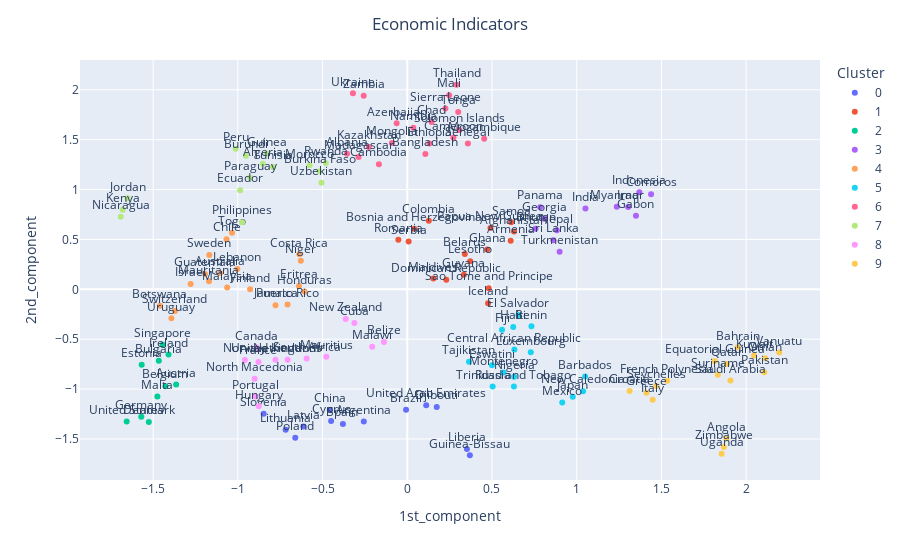
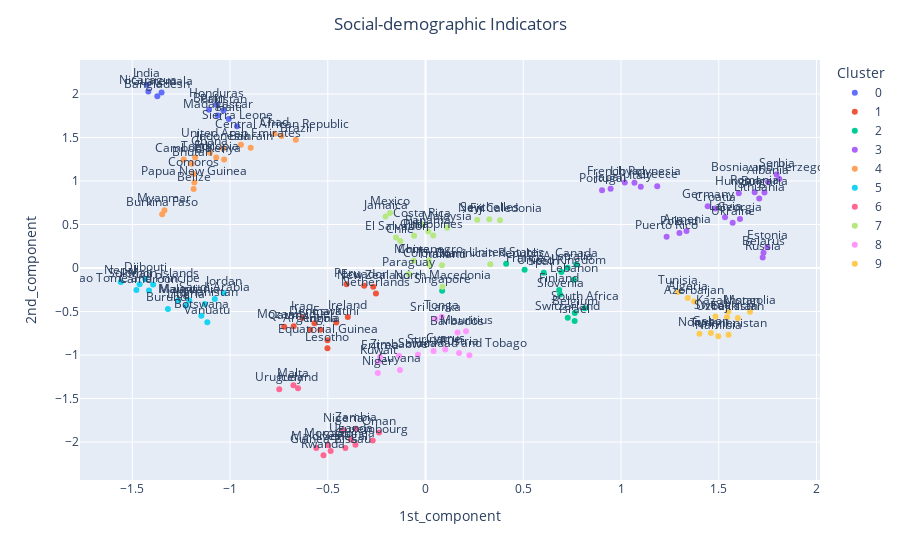
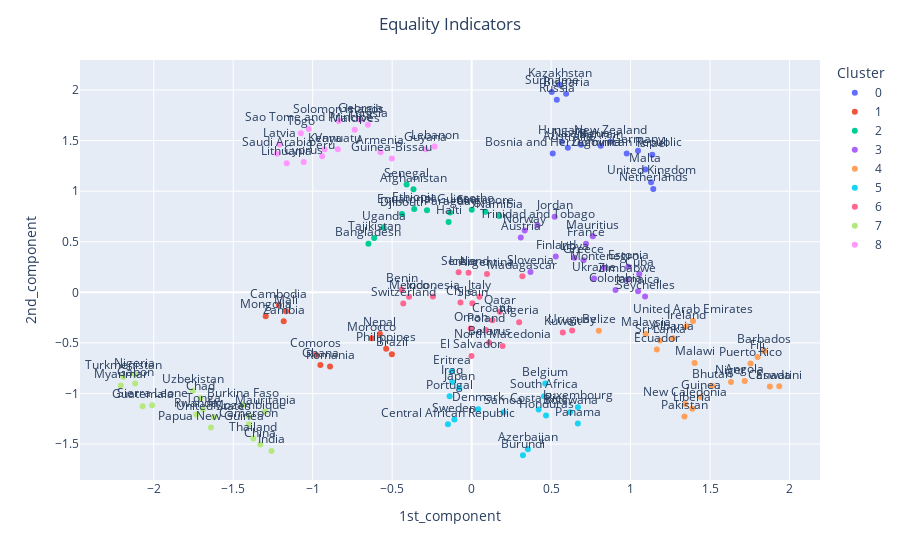
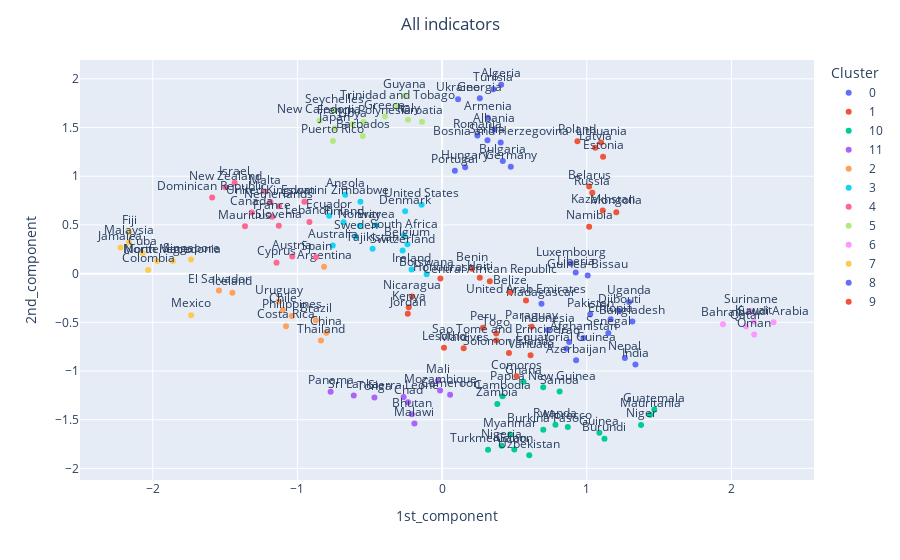

Here is the notebook cell these charts were saved with, in order:
### Code cell
comp_dict = {}

for ind in ind_dict:
    df_norm = df_dict[ind]

    # Apply the TSNE chosen for that indicator
    df_tsne = pd.DataFrame(tsne_dict[ind].fit_transform(df_norm))

    # Scale the result
    scaled_df = pd.DataFrame(StandardScaler().fit_transform(df_tsne), index = df_norm.index, columns = [col_1comp, col_2comp])
    
    # Apply Affinity Propagation
    affinity = afprop_dict[ind].fit(scaled_df)

    # Update the DataFrame with the resulting Cluster labels
    labels_affinity = affinity.labels_
    df_dict[ind].loc[:, col_cluster] = labels_affinity
    scaled_df[col_cluster] = labels_affinity
    scaled_df[col_cluster] = scaled_df[col_cluster].astype(str)

    display(scaled_df)
    comp_dict[ind] = scaled_df

    # Show the resulting chart
    fig = px.scatter(scaled_df, x = col_1comp, y = col_2comp, text = scaled_df.index, size_max=100, color=col_cluster, category_orders={col_cluster: sort(list(set(scaled_df.loc[:, col_cluster])))})
    fig.update_layout(title_text=ind, title_x=0.5)
    fig.update_traces(textposition='top center')
    fig.show()

### Figure 1 — Plotly figure (JSON) as saved in the notebook; plotly's stock layout.template omitted (floating-point values rounded to 4 significant figures)
{"data": [{"hovertemplate": "Cluster=0<br>1st_component=%{x}<br>2nd_component=%{y}<br>Country=%{text}<extra></extra>", "legendgroup": "0", "marker": {"color": "#636efa", "symbol": "circle"}, "mode": "markers+text", "name": "0", "orientation": "v", "showlegend": true, "text": ["Argentina", "Brazil", "China", "Cyprus", "Djibouti", "Guinea-Bissau", "Latvia", "Liberia", "Lithuania", "Poland", "Slovenia", "Spain", "United Arab Emirates"], "textposition": "top center", "type": "scatter", "x": [-0.2565, -0.007166, -0.4571, -0.4495, 0.1739, 0.3695, -0.6133, 0.352, -0.7177, -0.6609, -0.8477, -0.3798, 0.1119], "xaxis": "x", "y": [-1.326, -1.208, -1.209, -1.321, -1.181, -1.663, -1.376, -1.6, -1.407, -1.487, -1.248, -1.351, -1.161], "yaxis": "y"}, {"hovertemplate": "Cluster=1<br>1st_component=%{x}<br>2nd_component=%{y}<br>Country=%{text}<extra></extra>", "legendgroup": "1", "marker": {"color": "#EF553B", "symbol": "circle"}, "mode": "markers+text", "name": "1", "orientation": "v", "showlegend": true, "text": ["Afghanistan", "Armenia", "Belarus", "Bosnia and Herzegovina", "Colombia", "Dominican Republic", "Ghana", "Guyana", "Iceland", "Lesotho", "Maldives", "Papua New Guinea", "Romania", "Samoa", "Sao Tome and Principe", "Serbia"], "textposition": "top center", "type": "scatter", "x": [0.6298, 0.6103, 0.3397, 0.04169, 0.1273, 0.2303, 0.4716, 0.334, 0.4769, 0.3715, 0.154, 0.4911, -0.05269, 0.6132, 0.4807, 0.008102], "xaxis": "x", "y": [0.5785, 0.4858, 0.3552, 0.6066, 0.6873, 0.0961, 0.3995, 0.1469, -0.1389, 0.2825, 0.108, 0.614, 0.4976, 0.6723, 0.01106, 0.4798], "yaxis": "y"}, {"hovertemplate": "Cluster=2<br>1st_component=%{x}<br>2nd_component=%{y}<br>Country=%{text}<extra></extra>", "legendgroup": "2", "marker": {"color": "#00cc96", "symbol": "circle"}, "mode": "markers+text", "name": "2", "orientation": "v", "showlegend": true, "text": ["Austria", "Belgium", "Bulgaria", "Denmark", "Estonia", "Germany", "Ireland", "Malta", "Singapore", "United States"], "textposition": "top center", "type": "scatter", "x": [-1.364, -1.427, -1.466, -1.525, -1.567, -1.57, -1.409, -1.475, -1.443, -1.656], "xaxis": "x", "y": [-0.9532, -0.9713, -0.7168, -1.329, -0.7571, -1.277, -0.6539, -1.075, -0.5545, -1.326], "yaxis": "y"}, {"hovertemplate": "Cluster=3<br>1st_component=%{x}<br>2nd_component=%{y}<br>Country=%{text}<extra></extra>", "legendgroup": "3", "marker": {"color": "#ab63fa", "symbol": "circle"}, "mode": "markers+text", "name": "3", "orientation": "v", "showlegend": true, "text": ["Bhutan", "Comoros", "Gabon", "Georgia", "India", "Indonesia", "Iraq", "Myanmar", "Nepal", "Panama", "Sri Lanka", "Turkmenistan"], "textposition": "top center", "type": "scatter", "x": [0.757, 1.439, 1.35, 0.8091, 1.052, 1.37, 1.304, 1.236, 0.8828, 0.7845, 0.8624, 0.8991], "xaxis": "x", "y": [0.6081, 0.9538, 0.7381, 0.7086, 0.8092, 0.9743, 0.8243, 0.8272, 0.591, 0.823, 0.4922, 0.3767], "yaxis": "y"}, {"hovertemplate": "Cluster=4<br>1st_component=%{x}<br>2nd_component=%{y}<br>Country=%{text}<extra></extra>", "legendgroup": "4", "marker": {"color": "#FFA15A", "symbol": "circle"}, "mode": "markers+text", "name": "4", "orientation": "v", "showlegend": true, "text": ["Australia", "Botswana", "Chile", "Costa Rica", "Eritrea", "Finland", "Guatemala", "Honduras", "Israel", "Jamaica", "Lebanon", "Malaysia", "Mauritania", "Niger", "Puerto Rico", "Sweden", "Switzerland", "Togo", "Uruguay"], "textposition": "top center", "type": "scatter", "x": [-1.105, -1.46, -1.067, -0.6367, -0.6391, -0.9276, -1.194, -0.6061, -1.279, -0.7776, -1.003, -1.063, -1.17, -0.6282, -0.7068, -1.168, -1.371, -1.034, -1.392], "xaxis": "x", "y": [0.1643, -0.1649, 0.5031, 0.3505, 0.03241, -6.897e-06, 0.1536, -0.02099, 0.05356, -0.1592, 0.2027, 0.01759, 0.08004, 0.2862, -0.1521, 0.3446, -0.2184, 0.5682, -0.2905], "yaxis": "y"}, {"hovertemplate": "Cluster=5<br>1st_component=%{x}<br>2nd_component=%{y}<br>Country=%{text}<extra></extra>", "legendgroup": "5", "marker": {"color": "#19d3f3", "symbol": "circle"}, "mode": "markers+text", "name": "5", "orientation": "v", "showlegend": true, "text": ["Barbados", "Benin", "Central African Republic", "El Salvador", "Eswatini", "Fiji", "Haiti", "Japan", "Luxembourg", "Mexico", "Montenegro", "New Caledonia", "Nigeria", "Russia", "Tajikistan", "Trinidad and Tobago"], "textposition": "top center", "type": "scatter", "x": [1.05, 0.733, 0.632, 0.6557, 0.4999, 0.5592, 0.6254, 0.9766, 0.7289, 0.9145, 0.5679, 1.037, 0.6306, 0.504, 0.3643, 0.6294], "xaxis": "x", "y": [-0.8727, -0.3705, -0.6031, -0.2565, -0.7616, -0.4041, -0.3774, -1.078, -0.6316, -1.135, -0.834, -1.021, -0.8757, -0.9748, -0.7257, -0.9752], "yaxis": "y"}, {"hovertemplate": "Cluster=6<br>1st_component=%{x}<br>2nd_component=%{y}<br>Country=%{text}<extra></extra>", "legendgroup": "6", "marker": {"color": "#FF6692", "symbol": "circle"}, "mode": "markers+text", "name": "6", "orientation": "v", "showlegend": true, "text": ["Albania", "Azerbaijan", "Bangladesh", "Cambodia", "Cameroon", "Chad", "Ethiopia", "Kazakhstan", "Madagascar", "Mali", "Mongolia", "Mozambique", "Namibia", "Senegal", "Sierra Leone", "Solomon Islands", "Thailand", "Tonga", "Ukraine", "Zambia"], "textposition": "top center", "type": "scatter", "x": [-0.3558, -0.06292, 0.107, -0.1675, 0.2723, 0.1434, 0.1308, -0.2263, -0.2876, 0.2472, -0.09053, 0.454, 0.03561, 0.3578, 0.2251, 0.3076, 0.291, 0.3006, -0.3208, -0.2571], "xaxis": "x", "y": [1.359, 1.665, 1.356, 1.254, 1.52, 1.677, 1.463, 1.425, 1.327, 1.947, 1.467, 1.51, 1.62, 1.461, 1.813, 1.597, 2.051, 1.779, 1.965, 1.94], "yaxis": "y"}, {"hovertemplate": "Cluster=7<br>1st_component=%{x}<br>2nd_component=%{y}<br>Country=%{text}<extra></extra>", "legendgroup": "7", "marker": {"color": "#B6E880", "symbol": "circle"}, "mode": "markers+text", "name": "7", "orientation": "v", "showlegend": true, "text": ["Algeria", "Burkina Faso", "Burundi", "Ecuador", "Guinea", "Jordan", "Kenya", "Morocco", "Nicaragua", "Paraguay", "Peru", "Philippines", "Rwanda", "Tunisia", "Uzbekistan"], "textposition": "top center", "type": "scatter", "x": [-0.8532, -0.5172, -0.9528, -0.9865, -0.8287, -1.651, -1.68, -0.5768, -1.691, -0.9281, -1.013, -0.9746, -0.4809, -0.7929, -0.5063], "xaxis": "x", "y": [1.259, 1.185, 1.338, 0.9936, 1.36, 0.9123, 0.7979, 1.243, 0.7285, 1.117, 1.41, 0.673, 1.267, 1.226, 1.069], "yaxis": "y"}, {"hovertemplate": "Cluster=8<br>1st_component=%{x}<br>2nd_component=%{y}<br>Country=%{text}<extra></extra>", "legendgroup": "8", "marker": {"color": "#FF97FF", "symbol": "circle"}, "mode": "markers+text", "name": "8", "orientation": "v", "showlegend": true, "text": ["Belize", "Canada", "Cuba", "France", "Hungary", "Malawi", "Mauritius", "Netherlands", "New Zealand", "North Macedonia", "Norway", "Portugal", "South Africa", "United Kingdom"], "textposition": "top center", "type": "scatter", "x": [-0.1376, -0.8902, -0.312, -0.8784, -0.8765, -0.2069, -0.4779, -0.706, -0.3636, -0.9008, -0.9584, -0.8952, -0.5939, -0.7777], "xaxis": "x", "y": [-0.5278, -0.5821, -0.3367, -0.7298, -1.173, -0.5745, -0.6749, -0.7059, -0.2968, -0.896, -0.7073, -1.075, -0.6935, -0.706], "yaxis": "y"}, {"hovertemplate": "Cluster=9<br>1st_component=%{x}<br>2nd_component=%{y}<br>Country=%{text}<extra></extra>", "legendgroup": "9", "marker": {"color": "#FECB52", "symbol": "circle"}, "mode": "markers+text", "name": "9", "orientation": "v", "showlegend": true, "text": ["Angola", "Bahrain", "Croatia", "Equatorial Guinea", "French Polynesia", "Greece", "Italy", "Kuwait", "Oman", "Pakistan", "Qatar", "Saudi Arabia", "Seychelles", "Suriname", "Uganda", "Vanuatu", "Zimbabwe"], "textposition": "top center", "type": "scatter", "x": [1.884, 1.949, 1.312, 1.815, 1.534, 1.412, 1.448, 2.047, 2.112, 2.107, 1.886, 1.907, 1.47, 1.833, 1.855, 2.195, 1.869], "xaxis": "x", "y": [-1.496, -0.5807, -1.019, -0.7178, -0.916, -1.037, -1.106, -0.6623, -0.6913, -0.8307, -0.7474, -0.9143, -0.9683, -0.8564, -1.649, -0.633, -1.581], "yaxis": "y"}], "layout": {"legend": {"title": {"text": "Cluster"}, "tracegroupgap": 0}, "margin": {"t": 60}, "title": {"text": "Economic Indicators", "x": 0.5}, "xaxis": {"anchor": "y", "domain": [0, 1], "title": {"text": "1st_component"}}, "yaxis": {"anchor": "x", "domain": [0, 1], "title": {"text": "2nd_component"}}}}

### Figure 2 — Plotly figure (JSON) as saved in the notebook; plotly's stock layout.template omitted (floating-point values rounded to 4 significant figures)
{"data": [{"hovertemplate": "Cluster=0<br>1st_component=%{x}<br>2nd_component=%{y}<br>Country=%{text}<extra></extra>", "legendgroup": "0", "marker": {"color": "#636efa", "symbol": "circle"}, "mode": "markers+text", "name": "0", "orientation": "v", "showlegend": true, "text": ["Bangladesh", "Benin", "Guatemala", "Haiti", "Honduras", "India", "Madagascar", "Nicaragua", "Pakistan", "Sierra Leone"], "textposition": "top center", "type": "scatter", "x": [-1.372, -1.107, -1.35, -1.007, -1.07, -1.426, -1.063, -1.418, -1.034, -0.9642], "xaxis": "x", "y": [1.975, 1.819, 2.018, 1.713, 1.878, 2.106, 1.753, 2.028, 1.81, 1.628], "yaxis": "y"}, {"hovertemplate": "Cluster=1<br>1st_component=%{x}<br>2nd_component=%{y}<br>Country=%{text}<extra></extra>", "legendgroup": "1", "marker": {"color": "#EF553B", "symbol": "circle"}, "mode": "markers+text", "name": "1", "orientation": "v", "showlegend": true, "text": ["Angola", "Argentina", "Denmark", "Ecuador", "Equatorial Guinea", "Eswatini", "Iraq", "Ireland", "Lesotho", "Mozambique", "Netherlands", "New Zealand", "Peru", "Qatar"], "textposition": "top center", "type": "scatter", "x": [-0.5377, -0.59, -0.5679, -0.3137, -0.5014, -0.4563, -0.6307, -0.3977, -0.5016, -0.6744, -0.2536, -0.2673, -0.404, -0.723], "xaxis": "x", "y": [-0.7103, -0.7091, -0.6344, -0.2046, -0.8303, -0.6273, -0.5722, -0.5622, -0.923, -0.6685, -0.2923, -0.216, -0.1869, -0.6738], "yaxis": "y"}, {"hovertemplate": "Cluster=2<br>1st_component=%{x}<br>2nd_component=%{y}<br>Country=%{text}<extra></extra>", "legendgroup": "2", "marker": {"color": "#00cc96", "symbol": "circle"}, "mode": "markers+text", "name": "2", "orientation": "v", "showlegend": true, "text": ["Australia", "Belgium", "Canada", "Finland", "France", "Israel", "Lebanon", "Singapore", "Slovenia", "South Africa", "Spain", "Switzerland", "United Kingdom", "United States"], "textposition": "top center", "type": "scatter", "x": [0.7265, 0.7635, 0.7713, 0.6838, 0.5068, 0.7628, 0.7589, 0.08497, 0.6883, 0.8144, 0.605, 0.7276, 0.6948, 0.4125], "xaxis": "x", "y": [0.004481, -0.5177, 0.04178, -0.2519, -0.01956, -0.609, -0.1344, -0.2618, -0.3052, -0.4615, -0.05417, -0.5711, -0.04483, 0.04909], "yaxis": "y"}, {"hovertemplate": "Cluster=3<br>1st_component=%{x}<br>2nd_component=%{y}<br>Country=%{text}<extra></extra>", "legendgroup": "3", "marker": {"color": "#ab63fa", "symbol": "circle"}, "mode": "markers+text", "name": "3", "orientation": "v", "showlegend": true, "text": ["Albania", "Armenia", "Belarus", "Bosnia and Herzegovina", "Bulgaria", "Croatia", "Estonia", "French Polynesia", "Georgia", "Germany", "Greece", "Hungary", "Italy", "Japan", "Latvia", "Libya", "Lithuania", "Poland", "Portugal", "Puerto Rico", "Romania", "Russia", "Serbia", "Ukraine"], "textposition": "top center", "type": "scatter", "x": [1.752, 1.335, 1.729, 1.809, 1.734, 1.481, 1.749, 1.069, 1.608, 1.443, 1.185, 1.602, 1.101, 0.9468, 1.532, 1.019, 1.707, 1.299, 0.9029, 1.233, 1.684, 1.725, 1.795, 1.571], "xaxis": "x", "y": [0.9893, 0.4242, 0.1742, 1.024, 0.8679, 0.6852, 0.2396, 0.9812, 0.5633, 0.7103, 0.9406, 0.8606, 0.9338, 0.912, 0.5831, 0.9831, 0.7978, 0.4016, 0.8946, 0.3589, 0.8711, 0.1205, 1.075, 0.5215], "yaxis": "y"}, {"hovertemplate": "Cluster=4<br>1st_component=%{x}<br>2nd_component=%{y}<br>Country=%{text}<extra></extra>", "legendgroup": "4", "marker": {"color": "#FFA15A", "symbol": "circle"}, "mode": "markers+text", "name": "4", "orientation": "v", "showlegend": true, "text": ["Bahrain", "Belize", "Bhutan", "Brazil", "Burkina Faso", "Cambodia", "Central African Republic", "Chad", "Comoros", "Ethiopia", "Ghana", "Indonesia", "Kenya", "Myanmar", "Papua New Guinea", "Togo", "United Arab Emirates"], "textposition": "top center", "type": "scatter", "x": [-0.8944, -1.186, -1.196, -0.6633, -1.347, -1.237, -0.7366, -0.7727, -1.187, -1.071, -1.102, -1.036, -1.03, -1.335, -1.182, -1.179, -0.9442], "xaxis": "x", "y": [1.382, 0.9074, 1.198, 1.474, 0.6184, 1.247, 1.516, 1.543, 1.081, 1.27, 1.325, 1.377, 1.248, 0.6649, 0.984, 1.271, 1.418], "yaxis": "y"}, {"hovertemplate": "Cluster=5<br>1st_component=%{x}<br>2nd_component=%{y}<br>Country=%{text}<extra></extra>", "legendgroup": "5", "marker": {"color": "#19d3f3", "symbol": "circle"}, "mode": "markers+text", "name": "5", "orientation": "v", "showlegend": true, "text": ["Afghanistan", "Botswana", "Burundi", "Cameroon", "Djibouti", "Jordan", "Liberia", "Malawi", "Mali", "Mauritania", "Nepal", "Sao Tome and Principe", "Saudi Arabia", "Solomon Islands", "Vanuatu"], "textposition": "top center", "type": "scatter", "x": [-1.129, -1.147, -1.318, -1.415, -1.434, -1.032, -1.225, -1.265, -1.462, -1.208, -1.559, -1.479, -1.078, -1.393, -1.116], "xaxis": "x", "y": [-0.413, -0.5469, -0.471, -0.2573, -0.1248, -0.2866, -0.4328, -0.3731, -0.1872, -0.3734, -0.1609, -0.2528, -0.3551, -0.1899, -0.6222], "yaxis": "y"}, {"hovertemplate": "Cluster=6<br>1st_component=%{x}<br>2nd_component=%{y}<br>Country=%{text}<extra></extra>", "legendgroup": "6", "marker": {"color": "#FF6692", "symbol": "circle"}, "mode": "markers+text", "name": "6", "orientation": "v", "showlegend": true, "text": ["Guinea", "Guinea-Bissau", "Iceland", "Luxembourg", "Maldives", "Malta", "Morocco", "Nigeria", "Oman", "Rwanda", "Senegal", "Uganda", "Uruguay", "Zambia"], "textposition": "top center", "type": "scatter", "x": [-0.3585, -0.4855, -0.6522, -0.2701, -0.5589, -0.6756, -0.4988, -0.4208, -0.2377, -0.522, -0.41, -0.3803, -0.7481, -0.3571], "xaxis": "x", "y": [-2.032, -2.103, -1.382, -1.982, -2.067, -1.347, -2.035, -1.863, -1.889, -2.151, -2.068, -1.972, -1.392, -1.846], "yaxis": "y"}, {"hovertemplate": "Cluster=7<br>1st_component=%{x}<br>2nd_component=%{y}<br>Country=%{text}<extra></extra>", "legendgroup": "7", "marker": {"color": "#B6E880", "symbol": "circle"}, "mode": "markers+text", "name": "7", "orientation": "v", "showlegend": true, "text": ["Chile", "China", "Colombia", "Costa Rica", "Cuba", "Dominican Republic", "El Salvador", "Fiji", "Jamaica", "Malaysia", "Mexico", "Montenegro", "New Caledonia", "North Macedonia", "Panama", "Paraguay", "Philippines", "Seychelles", "Thailand"], "textposition": "top center", "type": "scatter", "x": [-0.1289, -0.05987, 0.02007, -0.01566, -0.05852, 0.3314, -0.1511, 0.2645, -0.2046, 0.1109, -0.1817, 0.01618, 0.381, 0.08663, 0.01417, -0.0862, 0.03949, 0.3262, 0.08423], "xaxis": "x", "y": [0.3096, 0.08341, 0.03547, 0.4994, 0.3715, 0.04342, 0.3521, 0.5555, 0.5927, 0.4628, 0.6314, 0.08797, 0.5502, -0.2145, 0.4193, -0.06771, 0.3734, 0.5609, 0.03204], "yaxis": "y"}, {"hovertemplate": "Cluster=8<br>1st_component=%{x}<br>2nd_component=%{y}<br>Country=%{text}<extra></extra>", "legendgroup": "8", "marker": {"color": "#FF97FF", "symbol": "circle"}, "mode": "markers+text", "name": "8", "orientation": "v", "showlegend": true, "text": ["Austria", "Barbados", "Cyprus", "Eritrea", "Guyana", "Kuwait", "Mauritius", "Niger", "Samoa", "Sri Lanka", "Suriname", "Tonga", "Trinidad and Tobago", "Zimbabwe"], "textposition": "top center", "type": "scatter", "x": [0.1714, 0.1634, 0.101, -0.2329, -0.131, -0.2405, 0.207, -0.2441, -0.03891, 0.05068, 0.04101, 0.083, 0.2244, -0.1355], "xaxis": "x", "y": [-0.9777, -0.7399, -0.935, -1.022, -1.171, -1.076, -0.7265, -1.206, -0.9961, -0.5847, -0.9543, -0.5604, -1.001, -1.009], "yaxis": "y"}, {"hovertemplate": "Cluster=9<br>1st_component=%{x}<br>2nd_component=%{y}<br>Country=%{text}<extra></extra>", "legendgroup": "9", "marker": {"color": "#FECB52", "symbol": "circle"}, "mode": "markers+text", "name": "9", "orientation": "v", "showlegend": true, "text": ["Algeria", "Azerbaijan", "Gabon", "Kazakhstan", "Mongolia", "Namibia", "Norway", "Sweden", "Tajikistan", "Tunisia", "Turkmenistan", "Uzbekistan"], "textposition": "top center", "type": "scatter", "x": [1.342, 1.374, 1.459, 1.549, 1.66, 1.497, 1.401, 1.483, 1.597, 1.291, 1.55, 1.542], "xaxis": "x", "y": [-0.3447, -0.3837, -0.7476, -0.5018, -0.5032, -0.7847, -0.7549, -0.5566, -0.5741, -0.2765, -0.767, -0.5665], "yaxis": "y"}], "layout": {"legend": {"title": {"text": "Cluster"}, "tracegroupgap": 0}, "margin": {"t": 60}, "title": {"text": "Social-demographic Indicators", "x": 0.5}, "xaxis": {"anchor": "y", "domain": [0, 1], "title": {"text": "1st_component"}}, "yaxis": {"anchor": "x", "domain": [0, 1], "title": {"text": "2nd_component"}}}}

### Figure 3 — Plotly figure (JSON) as saved in the notebook; plotly's stock layout.template omitted (floating-point values rounded to 4 significant figures)
{"data": [{"hovertemplate": "Cluster=0<br>1st_component=%{x}<br>2nd_component=%{y}<br>Country=%{text}<extra></extra>", "legendgroup": "0", "marker": {"color": "#636efa", "symbol": "circle"}, "mode": "markers+text", "name": "0", "orientation": "v", "showlegend": true, "text": ["Australia", "Bahrain", "Bosnia and Herzegovina", "Bulgaria", "Dominican Republic", "Germany", "Hungary", "Israel", "Kazakhstan", "Malta", "Netherlands", "New Zealand", "Nicaragua", "Russia", "Suriname", "United Kingdom"], "textposition": "top center", "type": "scatter", "x": [0.6055, 0.8125, 0.5104, 0.5946, 0.976, 1.047, 0.5674, 1.137, 0.5541, 1.093, 1.143, 0.8725, 0.6887, 0.5361, 0.5043, 1.129], "xaxis": "x", "y": [1.431, 1.45, 1.373, 1.963, 1.372, 1.4, 1.489, 1.36, 2.052, 1.215, 1.022, 1.489, 1.459, 1.903, 1.981, 1.089], "yaxis": "y"}, {"hovertemplate": "Cluster=1<br>1st_component=%{x}<br>2nd_component=%{y}<br>Country=%{text}<extra></extra>", "legendgroup": "1", "marker": {"color": "#EF553B", "symbol": "circle"}, "mode": "markers+text", "name": "1", "orientation": "v", "showlegend": true, "text": ["Brazil", "Cambodia", "Comoros", "Ghana", "Mali", "Mongolia", "Morocco", "Nepal", "Philippines", "Romania", "Zambia"], "textposition": "top center", "type": "scatter", "x": [-0.5017, -1.212, -0.9794, -0.9517, -1.168, -1.296, -0.6278, -0.577, -0.5377, -0.891, -1.182], "xaxis": "x", "y": [-0.6116, -0.1278, -0.6194, -0.7188, -0.187, -0.236, -0.4545, -0.4122, -0.5585, -0.7343, -0.286], "yaxis": "y"}, {"hovertemplate": "Cluster=2<br>1st_component=%{x}<br>2nd_component=%{y}<br>Country=%{text}<extra></extra>", "legendgroup": "2", "marker": {"color": "#00cc96", "symbol": "circle"}, "mode": "markers+text", "name": "2", "orientation": "v", "showlegend": true, "text": ["Afghanistan", "Bangladesh", "Djibouti", "Equatorial Guinea", "Ethiopia", "Haiti", "Lesotho", "Namibia", "Paraguay", "Senegal", "Singapore", "Tajikistan", "Uganda"], "textposition": "top center", "type": "scatter", "x": [-0.3658, -0.6492, -0.4384, -0.2809, -0.3612, -0.1449, 0.0007924, 0.1737, -0.1359, -0.4091, 0.08732, -0.613, -0.5542], "xaxis": "x", "y": [1.018, 0.4806, 0.7736, 0.8107, 0.8229, 0.6965, 0.8158, 0.7542, 0.7903, 1.067, 0.7962, 0.5366, 0.6412], "yaxis": "y"}, {"hovertemplate": "Cluster=3<br>1st_component=%{x}<br>2nd_component=%{y}<br>Country=%{text}<extra></extra>", "legendgroup": "3", "marker": {"color": "#ab63fa", "symbol": "circle"}, "mode": "markers+text", "name": "3", "orientation": "v", "showlegend": true, "text": ["Austria", "Colombia", "Cuba", "Estonia", "Finland", "France", "Greece", "Jamaica", "Jordan", "Libya", "Mauritius", "Montenegro", "Norway", "Seychelles", "Slovenia", "Trinidad and Tobago", "Ukraine", "Zimbabwe"], "textposition": "top center", "type": "scatter", "x": [0.3093, 0.9055, 1.055, 0.9862, 0.5295, 0.7198, 0.704, 1.047, 0.5223, 0.6473, 0.7625, 0.8334, 0.3341, 1.092, 0.3705, 0.4142, 0.7706, 0.9778], "xaxis": "x", "y": [0.5416, 0.02352, 0.1804, 0.2519, 0.3542, 0.4792, 0.3162, 0.01189, 0.7465, 0.3427, 0.5539, 0.2429, 0.6117, -0.04061, 0.2004, 0.6629, 0.1359, 0.1243], "yaxis": "y"}, {"hovertemplate": "Cluster=4<br>1st_component=%{x}<br>2nd_component=%{y}<br>Country=%{text}<extra></extra>", "legendgroup": "4", "marker": {"color": "#FFA15A", "symbol": "circle"}, "mode": "markers+text", "name": "4", "orientation": "v", "showlegend": true, "text": ["Albania", "Angola", "Barbados", "Belize", "Bhutan", "Canada", "Ecuador", "Eswatini", "Fiji", "Guinea", "Ireland", "Liberia", "Malawi", "Malaysia", "New Caledonia", "Niger", "Pakistan", "Puerto Rico", "Sri Lanka", "United Arab Emirates"], "textposition": "top center", "type": "scatter", "x": [1.268, 1.719, 1.841, 0.8005, 1.513, 1.877, 1.166, 1.936, 1.8, 1.444, 1.353, 1.388, 1.403, 1.096, 1.344, 1.632, 1.339, 1.755, 1.185, 1.394], "xaxis": "x", "y": [-0.4535, -0.8776, -0.5811, -0.3788, -0.9247, -0.9299, -0.5658, -0.9285, -0.6393, -1.034, -0.3352, -1.151, -0.6979, -0.4109, -1.103, -0.8872, -1.226, -0.7046, -0.4757, -0.2836], "yaxis": "y"}, {"hovertemplate": "Cluster=5<br>1st_component=%{x}<br>2nd_component=%{y}<br>Country=%{text}<extra></extra>", "legendgroup": "5", "marker": {"color": "#19d3f3", "symbol": "circle"}, "mode": "markers+text", "name": "5", "orientation": "v", "showlegend": true, "text": ["Azerbaijan", "Belgium", "Botswana", "Burundi", "Central African Republic", "Costa Rica", "Denmark", "Eritrea", "Honduras", "Iraq", "Japan", "Luxembourg", "Panama", "Portugal", "Samoa", "South Africa", "Sweden"], "textposition": "top center", "type": "scatter", "x": [0.354, 0.4634, 0.6195, 0.3228, -0.1488, 0.4215, 0.04154, -0.1258, 0.4683, -0.1222, -0.07762, 0.6688, 0.6685, -0.1385, 0.2016, 0.456, -0.1084], "xaxis": "x", "y": [-1.551, -0.9006, -1.185, -1.611, -1.305, -1.157, -1.155, -0.7836, -1.217, -0.8867, -0.944, -1.135, -1.296, -1.028, -1.185, -1.027, -1.256], "yaxis": "y"}, {"hovertemplate": "Cluster=6<br>1st_component=%{x}<br>2nd_component=%{y}<br>Country=%{text}<extra></extra>", "legendgroup": "6", "marker": {"color": "#FF6692", "symbol": "circle"}, "mode": "markers+text", "name": "6", "orientation": "v", "showlegend": true, "text": ["Algeria", "Argentina", "Belarus", "Benin", "Chile", "Croatia", "El Salvador", "Iceland", "Indonesia", "Italy", "Kuwait", "Madagascar", "Mexico", "North Macedonia", "Oman", "Poland", "Qatar", "Serbia", "Spain", "Switzerland", "Uruguay"], "textposition": "top center", "type": "scatter", "x": [0.2992, 0.09673, 0.1105, -0.4398, -0.07019, 0.1309, -0.0008679, -0.01917, -0.2433, 0.04931, 0.5736, 0.3195, -0.3935, 0.1947, -0.005741, 0.08935, 0.1776, -0.08171, 0.004494, -0.4301, 0.6325], "xaxis": "x", "y": [-0.2956, 0.1816, -0.4976, 0.02596, -0.09997, -0.275, -0.6301, 0.1939, -0.04074, -0.04379, -0.3969, 0.159, -0.04357, -0.5305, -0.3573, -0.3712, -0.1924, 0.1978, -0.1079, -0.1093, -0.378], "yaxis": "y"}, {"hovertemplate": "Cluster=7<br>1st_component=%{x}<br>2nd_component=%{y}<br>Country=%{text}<extra></extra>", "legendgroup": "7", "marker": {"color": "#B6E880", "symbol": "circle"}, "mode": "markers+text", "name": "7", "orientation": "v", "showlegend": true, "text": ["Burkina Faso", "Cameroon", "Chad", "China", "Gabon", "Guatemala", "India", "Mauritania", "Mozambique", "Myanmar", "Nigeria", "Papua New Guinea", "Rwanda", "Sierra Leone", "Thailand", "Tonga", "Turkmenistan", "United States", "Uzbekistan"], "textposition": "top center", "type": "scatter", "x": [-1.441, -1.401, -1.707, -1.33, -2.117, -2.07, -1.259, -1.3, -1.399, -2.208, -2.119, -1.64, -1.732, -2.01, -1.373, -1.69, -2.192, -1.623, -1.754], "xaxis": "x", "y": [-1.113, -1.305, -1.046, -1.505, -0.9023, -1.126, -1.568, -1.177, -1.228, -0.9217, -0.8129, -1.335, -1.208, -1.116, -1.446, -1.158, -0.8337, -1.236, -0.9729], "yaxis": "y"}, {"hovertemplate": "Cluster=8<br>1st_component=%{x}<br>2nd_component=%{y}<br>Country=%{text}<extra></extra>", "legendgroup": "8", "marker": {"color": "#FF97FF", "symbol": "circle"}, "mode": "markers+text", "name": "8", "orientation": "v", "showlegend": true, "text": ["Armenia", "Cyprus", "Georgia", "Guinea-Bissau", "Guyana", "Kenya", "Latvia", "Lebanon", "Lithuania", "Maldives", "Peru", "Sao Tome and Principe", "Saudi Arabia", "Solomon Islands", "Togo", "Tunisia", "Vanuatu"], "textposition": "top center", "type": "scatter", "x": [-0.5734, -1.057, -0.6998, -0.5017, -0.2891, -0.9251, -1.209, -0.2326, -1.164, -0.7357, -0.9408, -1.025, -1.224, -0.8366, -1.075, -0.6526, -0.8418], "xaxis": "x", "y": [1.385, 1.289, 1.704, 1.324, 1.415, 1.415, 1.461, 1.442, 1.276, 1.609, 1.345, 1.615, 1.371, 1.694, 1.573, 1.656, 1.415], "yaxis": "y"}], "layout": {"legend": {"title": {"text": "Cluster"}, "tracegroupgap": 0}, "margin": {"t": 60}, "title": {"text": "Equality Indicators", "x": 0.5}, "xaxis": {"anchor": "y", "domain": [0, 1], "title": {"text": "1st_component"}}, "yaxis": {"anchor": "x", "domain": [0, 1], "title": {"text": "2nd_component"}}}}

### Figure 4 — Plotly figure (JSON) as saved in the notebook; plotly's stock layout.template omitted (floating-point values rounded to 4 significant figures)
{"data": [{"hovertemplate": "Cluster=0<br>1st_component=%{x}<br>2nd_component=%{y}<br>Country=%{text}<extra></extra>", "legendgroup": "0", "marker": {"color": "#636efa", "symbol": "circle"}, "mode": "markers+text", "name": "0", "orientation": "v", "showlegend": true, "text": ["Albania", "Algeria", "Armenia", "Bosnia and Herzegovina", "Bulgaria", "Georgia", "Germany", "Hungary", "Portugal", "Romania", "Serbia", "Tunisia", "Ukraine"], "textposition": "top center", "type": "scatter", "x": [0.362, 0.408, 0.3159, 0.4049, 0.4198, 0.2606, 0.4746, 0.1593, 0.08824, 0.244, 0.3136, 0.3543, 0.1103], "xaxis": "x", "y": [1.479, 1.939, 1.6, 1.347, 1.156, 1.8, 1.099, 1.093, 1.056, 1.418, 1.369, 1.894, 1.791], "yaxis": "y"}, {"hovertemplate": "Cluster=1<br>1st_component=%{x}<br>2nd_component=%{y}<br>Country=%{text}<extra></extra>", "legendgroup": "1", "marker": {"color": "#EF553B", "symbol": "circle"}, "mode": "markers+text", "name": "1", "orientation": "v", "showlegend": true, "text": ["Belarus", "Estonia", "Kazakhstan", "Latvia", "Lithuania", "Mongolia", "Namibia", "Poland", "Russia"], "textposition": "top center", "type": "scatter", "x": [1.016, 1.113, 1.11, 1.059, 1.099, 1.204, 1.016, 0.9354, 1.038], "xaxis": "x", "y": [0.894, 1.201, 0.6489, 1.292, 1.347, 0.6303, 0.4822, 1.36, 0.8298], "yaxis": "y"}, {"hovertemplate": "Cluster=10<br>1st_component=%{x}<br>2nd_component=%{y}<br>Country=%{text}<extra></extra>", "legendgroup": "10", "marker": {"color": "#00cc96", "symbol": "circle"}, "mode": "markers+text", "name": "10", "orientation": "v", "showlegend": true, "text": ["Burkina Faso", "Burundi", "Cambodia", "Gabon", "Ghana", "Guatemala", "Guinea", "Mauritania", "Morocco", "Myanmar", "Niger", "Nigeria", "Papua New Guinea", "Rwanda", "Samoa", "Turkmenistan", "Uzbekistan", "Zambia"], "textposition": "top center", "type": "scatter", "x": [0.6992, 1.122, 0.4174, 0.4992, 0.5626, 1.467, 1.087, 1.437, 0.8688, 0.4706, 1.375, 0.4113, 0.699, 0.7834, 0.8124, 0.3175, 0.6024, 0.3815], "xaxis": "x", "y": [-1.603, -1.696, -1.26, -1.806, -1.11, -1.394, -1.633, -1.449, -1.574, -1.652, -1.555, -1.767, -1.167, -1.552, -1.21, -1.807, -1.865, -1.339], "yaxis": "y"}, {"hovertemplate": "Cluster=11<br>1st_component=%{x}<br>2nd_component=%{y}<br>Country=%{text}<extra></extra>", "legendgroup": "11", "marker": {"color": "#ab63fa", "symbol": "circle"}, "mode": "markers+text", "name": "11", "orientation": "v", "showlegend": true, "text": ["Bhutan", "Cameroon", "Chad", "Malawi", "Mali", "Mozambique", "Panama", "Sierra Leone", "Sri Lanka", "Tonga"], "textposition": "top center", "type": "scatter", "x": [-0.2096, 0.05538, -0.2351, -0.1912, -0.0282, -0.0141, -0.7707, -0.2662, -0.6106, -0.468], "xaxis": "x", "y": [-1.445, -1.244, -1.32, -1.539, -1.101, -1.201, -1.213, -1.267, -1.253, -1.273], "yaxis": "y"}, {"hovertemplate": "Cluster=2<br>1st_component=%{x}<br>2nd_component=%{y}<br>Country=%{text}<extra></extra>", "legendgroup": "2", "marker": {"color": "#FFA15A", "symbol": "circle"}, "mode": "markers+text", "name": "2", "orientation": "v", "showlegend": true, "text": ["Argentina", "Brazil", "Chile", "China", "Costa Rica", "El Salvador", "Iceland", "Philippines", "Thailand", "Uruguay"], "textposition": "top center", "type": "scatter", "x": [-0.8162, -0.8725, -1.101, -0.8003, -1.079, -1.543, -1.45, -1.038, -0.8377, -1.127], "xaxis": "x", "y": [0.07018, -0.4779, -0.3713, -0.6074, -0.5393, -0.1739, -0.1955, -0.4346, -0.6878, -0.2875], "yaxis": "y"}, {"hovertemplate": "Cluster=3<br>1st_component=%{x}<br>2nd_component=%{y}<br>Country=%{text}<extra></extra>", "legendgroup": "3", "marker": {"color": "#19d3f3", "symbol": "circle"}, "mode": "markers+text", "name": "3", "orientation": "v", "showlegend": true, "text": ["Angola", "Australia", "Belgium", "Botswana", "Denmark", "Ecuador", "Eritrea", "Finland", "Ireland", "Norway", "South Africa", "Sweden", "Switzerland", "Tajikistan", "United States", "Zimbabwe"], "textposition": "top center", "type": "scatter", "x": [-0.6697, -0.756, -0.2396, -0.1071, -0.2554, -0.7805, -0.4544, -0.6816, -0.2113, -0.5692, -0.264, -0.5962, -0.2731, -0.4806, -0.1415, -0.5647], "xaxis": "x", "y": [0.8101, 0.2891, 0.3023, -0.005793, 0.6395, 0.5946, 0.4958, 0.5272, 0.04231, 0.4909, 0.3935, 0.3825, 0.237, 0.2544, 0.707, 0.7374], "yaxis": "y"}, {"hovertemplate": "Cluster=4<br>1st_component=%{x}<br>2nd_component=%{y}<br>Country=%{text}<extra></extra>", "legendgroup": "4", "marker": {"color": "#FF6692", "symbol": "circle"}, "mode": "markers+text", "name": "4", "orientation": "v", "showlegend": true, "text": ["Austria", "Canada", "Cyprus", "Dominican Republic", "Eswatini", "France", "Israel", "Lebanon", "Malta", "Mauritius", "Netherlands", "New Zealand", "Slovenia", "Spain", "United Kingdom"], "textposition": "top center", "type": "scatter", "x": [-1.036, -1.316, -1.145, -1.59, -0.9518, -1.175, -1.434, -0.917, -1.224, -1.363, -1.128, -1.498, -1.129, -0.8716, -1.187], "xaxis": "x", "y": [0.1749, 0.6269, 0.1127, 0.7824, 0.7369, 0.5844, 0.9342, 0.53, 0.8422, 0.4865, 0.6922, 0.8861, 0.4925, 0.1681, 0.7359], "yaxis": "y"}, {"hovertemplate": "Cluster=5<br>1st_component=%{x}<br>2nd_component=%{y}<br>Country=%{text}<extra></extra>", "legendgroup": "5", "marker": {"color": "#B6E880", "symbol": "circle"}, "mode": "markers+text", "name": "5", "orientation": "v", "showlegend": true, "text": ["Barbados", "Croatia", "French Polynesia", "Greece", "Guyana", "Italy", "Japan", "Libya", "New Caledonia", "Puerto Rico", "Seychelles", "Trinidad and Tobago"], "textposition": "top center", "type": "scatter", "x": [-0.5487, -0.1388, -0.5428, -0.395, -0.2586, -0.2355, -0.7428, -0.6186, -0.8481, -0.7548, -0.7447, -0.3111], "xaxis": "x", "y": [1.414, 1.56, 1.558, 1.615, 1.827, 1.581, 1.493, 1.534, 1.569, 1.363, 1.673, 1.719], "yaxis": "y"}, {"hovertemplate": "Cluster=6<br>1st_component=%{x}<br>2nd_component=%{y}<br>Country=%{text}<extra></extra>", "legendgroup": "6", "marker": {"color": "#FF97FF", "symbol": "circle"}, "mode": "markers+text", "name": "6", "orientation": "v", "showlegend": true, "text": ["Bahrain", "Kuwait", "Oman", "Qatar", "Saudi Arabia", "Suriname"], "textposition": "top center", "type": "scatter", "x": [1.941, 2.154, 2.158, 2.101, 2.291, 2.136], "xaxis": "x", "y": [-0.5195, -0.4923, -0.6244, -0.5423, -0.5003, -0.3858], "yaxis": "y"}, {"hovertemplate": "Cluster=7<br>1st_component=%{x}<br>2nd_component=%{y}<br>Country=%{text}<extra></extra>", "legendgroup": "7", "marker": {"color": "#FECB52", "symbol": "circle"}, "mode": "markers+text", "name": "7", "orientation": "v", "showlegend": true, "text": ["Colombia", "Cuba", "Fiji", "Jamaica", "Malaysia", "Mexico", "Montenegro", "North Macedonia", "Singapore"], "textposition": "top center", "type": "scatter", "x": [-2.032, -2.071, -2.163, -2.224, -2.165, -1.735, -1.97, -1.861, -1.735], "xaxis": "x", "y": [0.03747, 0.2115, 0.4279, 0.2682, 0.3232, -0.4261, 0.1296, 0.1289, 0.1445], "yaxis": "y"}, {"hovertemplate": "Cluster=8<br>1st_component=%{x}<br>2nd_component=%{y}<br>Country=%{text}<extra></extra>", "legendgroup": "8", "marker": {"color": "#636efa", "symbol": "circle"}, "mode": "markers+text", "name": "8", "orientation": "v", "showlegend": true, "text": ["Afghanistan", "Azerbaijan", "Bangladesh", "Djibouti", "Equatorial Guinea", "Ethiopia", "Guinea-Bissau", "India", "Indonesia", "Iraq", "Liberia", "Luxembourg", "Madagascar", "Nepal", "Pakistan", "Senegal", "Uganda"], "textposition": "top center", "type": "scatter", "x": [0.9771, 0.9262, 1.315, 1.224, 0.8592, 1.165, 1.006, 1.336, 0.7308, 0.8784, 0.9235, 0.8876, 0.6869, 1.263, 1.024, 1.149, 1.293], "xaxis": "x", "y": [-0.6602, -0.8905, -0.4905, -0.3844, -0.7713, -0.4688, -0.01997, -0.9327, -0.5799, -0.7029, 0.01204, 0.1039, -0.3094, -0.8662, -0.4173, -0.6103, -0.2915], "yaxis": "y"}, {"hovertemplate": "Cluster=9<br>1st_component=%{x}<br>2nd_component=%{y}<br>Country=%{text}<extra></extra>", "legendgroup": "9", "marker": {"color": "#EF553B", "symbol": "circle"}, "mode": "markers+text", "name": "9", "orientation": "v", "showlegend": true, "text": ["Belize", "Benin", "Central African Republic", "Comoros", "Haiti", "Honduras", "Jordan", "Kenya", "Lesotho", "Maldives", "Nicaragua", "Paraguay", "Peru", "Sao Tome and Principe", "Solomon Islands", "Togo", "United Arab Emirates", "Vanuatu"], "textposition": "top center", "type": "scatter", "x": [0.472, 0.206, 0.3297, 0.5142, 0.2605, -0.01183, -0.2374, -0.2307, 0.0129, 0.1491, -0.2071, 0.6192, 0.2823, 0.3748, 0.4619, 0.3741, 0.5799, 0.6115], "xaxis": "x", "y": [-0.1901, 0.05039, -0.07722, -1.054, -0.04324, -0.04922, -0.4115, -0.3455, -0.7607, -0.7667, -0.2338, -0.5466, -0.5548, -0.6859, -0.8151, -0.6155, -0.2768, -0.8384], "yaxis": "y"}], "layout": {"legend": {"title": {"text": "Cluster"}, "tracegroupgap": 0}, "margin": {"t": 60}, "title": {"text": "All indicators", "x": 0.5}, "xaxis": {"anchor": "y", "domain": [0, 1], "title": {"text": "1st_component"}}, "yaxis": {"anchor": "x", "domain": [0, 1], "title": {"text": "2nd_component"}}}}
